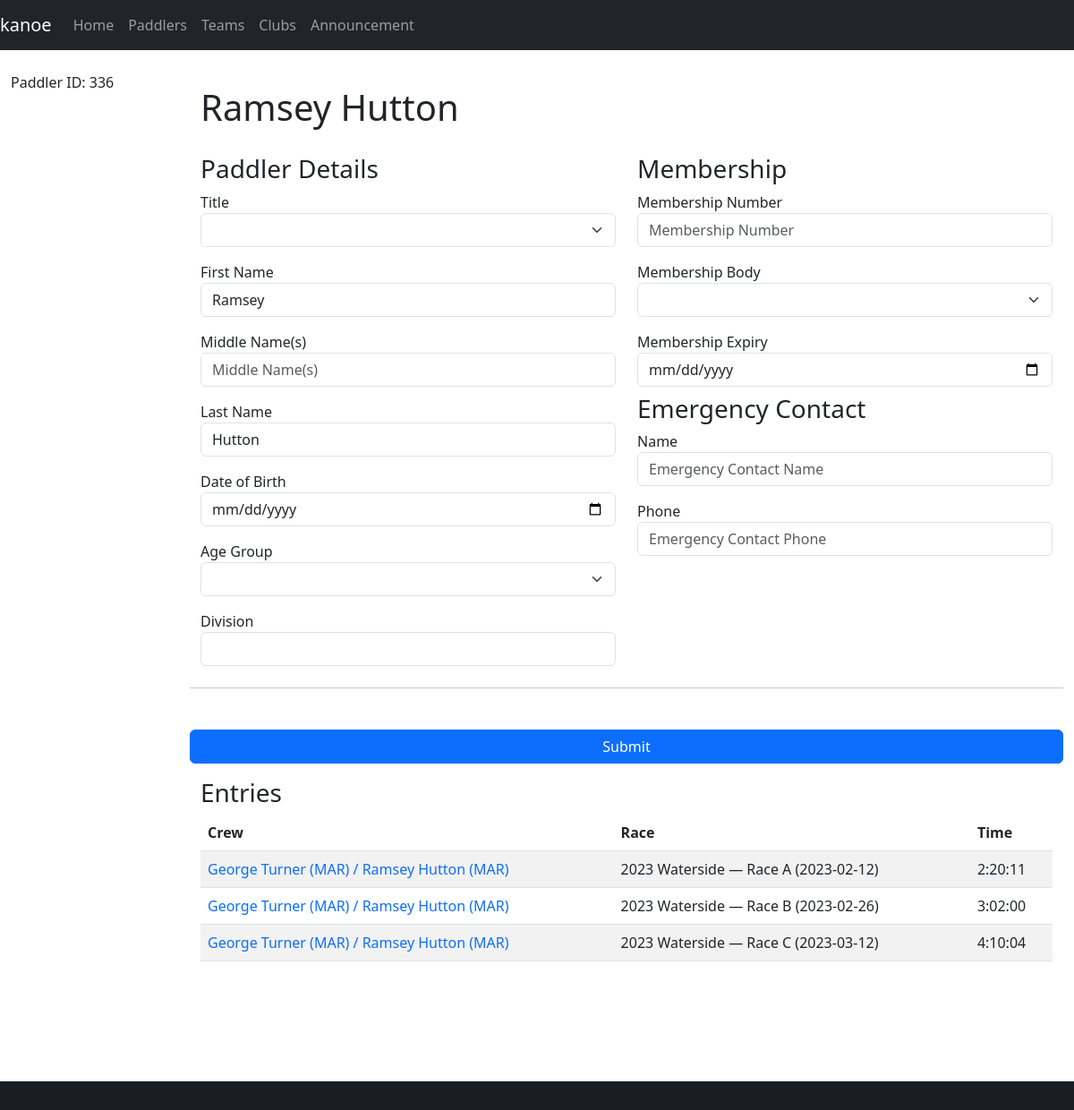
The page /paddler/336 (signed in) on the database as committed earlier.
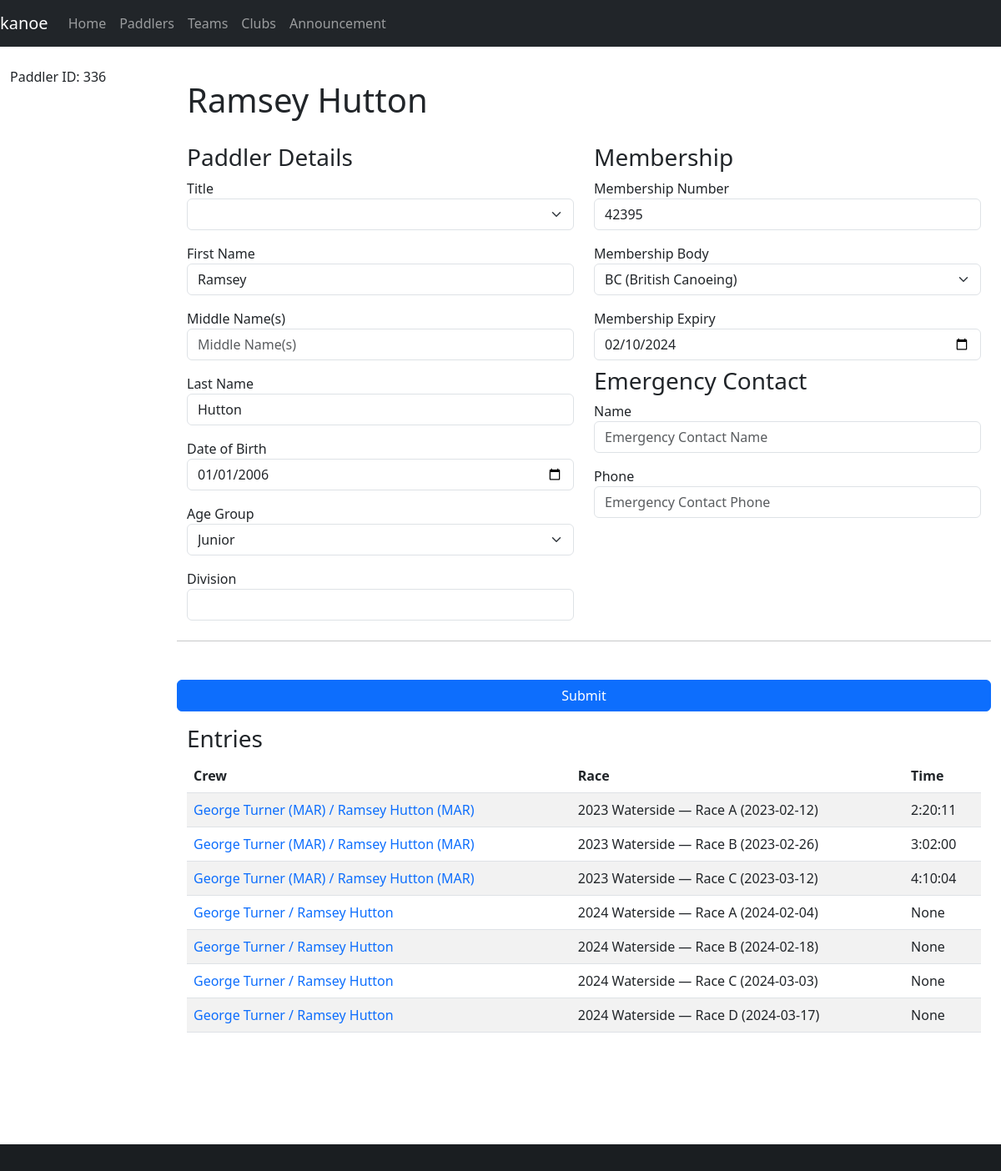
The same page on the database as committed later.
### database/database/crew.py (models this page shows)
class Crew(Base):
    __tablename__ = "crew"
    id = Column(Integer, primary_key=True)
    paddler_id = Column(Integer, ForeignKey(Paddler.id), index=True)
    club_id = Column(String(3), ForeignKey(Club.id), index=True)
    entry_id = Column(Integer, ForeignKey(Entry.id), index=True)
    team_id = Column(Integer, ForeignKey(Team.id), index=True)
    services = Column(Boolean, server_default=expression.false())
    due = Column(Numeric)
    paid = Column(Numeric)
    team = relationship(Team, backref="crews", lazy="joined")
    paddler = relationship(Paddler, backref="crews", lazy="joined")
    club = relationship("Club", backref="crews", lazy="joined")
    entry = relationship(Entry, lazy="joined", overlaps="crews")
    def __repr__(self):
        club_id = f"{self.club.id}" if self.club else "None"
        entry_id = f"{self.entry.id}" if self.entry else "None"
        return f"Crew(id={self.id}, name='{self.paddler.name}', club_id={club_id}, entry_id={entry_id})"
    def __str__(self):
        club = f" ({self.club.code})" if self.club else ""
        return f"{self.paddler.name}{club}"

### database/database/club.py (models this page shows, shortened)
class Club(Base):
    __tablename__ = "club"
    id = Column(Integer, primary_key=True)
    name = Column(String)
    code_regex = Column(String())
    services = Column(Boolean, server_default=expression.false())
    @property
    def code(self):
        return self.code_regex.split("|")[0]

### database/database/paddler.py (models this page shows, shortened)
class Paddler(Base):
    __tablename__ = "paddler"
    id = Column(Integer, primary_key=True)
    membership_number = Column(Integer)
    membership_expiry = Column(Date)
    membership_body_id = Column(Integer, ForeignKey(MembershipBody.id))
    division = Column(Integer)
    title = Column(String)
    first = Column(String)
    middle = Column(String)
    last = Column(String)
    suffix = Column(String)
    dob = Column(Date)
    address = Column(String)
    email = Column(String)
    phone = Column(String)
    emergency_name = Column(String)
    emergency_phone = Column(String)
    age_group_id = Column(Integer, ForeignKey(AgeGroup.id), index=True)
    age_group = relationship(AgeGroup, backref="paddlers", lazy="joined")
    membership_body = relationship(MembershipBody, backref="paddlers", lazy="joined")
    @hybrid_property
    def name(self):
        return combine_names(self.first, self.middle, self.last)
    def __repr__(self):
        return f"Paddler(id={self.id}, name='{self.name}', division={self.division or '?'})"

class MembershipBody(Base):
    __tablename__ = "membership_body"
    id = Column(Integer, primary_key=True)
    name = Column(String)
    acronym = Column(String)

### database/database/race.py (models this page shows, shortened)
class Race(Base):
    __tablename__ = "race"
    __table_args__ = (UniqueConstraint("name", "date", name="uq_race_name_date"),)
    id = Column(Integer, primary_key=True)
    name = Column(String, nullable=False)
    date = Column(Date, nullable=False)
    series_id = Column(Integer, ForeignKey(Series.id), index=True)
    time_min_start = Column(String)
    time_max_start = Column(String)
    time_min_finish = Column(String)
    time_max_finish = Column(String)
    time_adjustment = Column(Integer)
    series = relationship(Series, backref="races", lazy="joined")
    def __str__(self):
        return "%s (%s)" % (self.name, self.date)

### database/database/entry.py (models this page shows, shortened)
class Entry(Base):
    __tablename__ = "entry"
    id = Column(Integer, primary_key=True)
    race_id = Column(Integer, ForeignKey(Race.id), index=True)
    category_id = Column(Integer, ForeignKey(Category.id), index=True)
    boat_type = Column(boat_type, index=True)
    entry_number = Column(Integer)
    series_id = Column(Integer, ForeignKey(Series.id), index=True)
    time_start = Column(String)
    time_finish = Column(String)
    time_adjustment = Column(Integer)
    registered = Column(Boolean, default=False, nullable=False)
    retired = Column(Boolean, default=False, nullable=False)
    scratched = Column(Boolean, default=False, nullable=False)
    disqualified = Column(Boolean, default=False, nullable=False)
    note = Column(Text)
    category = relationship(Category, backref="entries", lazy="joined")
    race = relationship(Race, backref="entries", lazy="joined")
    race_number = relationship("Number", secondary="number_entry", uselist=False)
    crews = relationship("Crew", lazy="joined", order_by="Crew.paddler_id")
    def __str__(self):
        names = sorted([str(crew) for crew in self.crews])
        return " / ".join(names)
    @property
    def time(self):
        if self.time_start and self.time_finish:
            time_start = datetime.datetime.strptime(self.time_start, "%H:%M:%S")
            time_finish = datetime.datetime.strptime(self.time_finish, "%H:%M:%S")
            return (
                time_finish
                - time_start
                + datetime.timedelta(seconds=(self.time_adjustment or 0))
            )
        else:
            return None

### database/database/age_group.py (models this page shows, shortened)
class AgeGroup(Base):
    __tablename__ = "age_group"
    id = Column(Integer, primary_key=True)
    label = Column(String)

### paddle/views/paddler.py (the view, shortened to what this page needs)
@blueprint.route("/paddler/<paddler_id>", methods=("GET", "POST"))
@blueprint.route("/paddler/", defaults={"paddler_id": None}, methods=("GET", "POST"))
@login_required
def paddler(paddler_id):
    if paddler_id:
        paddler = session.get(db.Paddler, paddler_id)
    else:
        paddler = None
    age_groups = session.query(db.AgeGroup).all()
    membership_bodies = session.query(db.MembershipBody).all()
    if paddler:
        logging.debug(f"* {repr(paddler)}")
        logging.debug("  Crews:")
        for crew in paddler.crews:
            logging.debug(f"    - {repr(crew)}")
    return render_template(
        "paddler.j2",
        paddler=paddler,
        age_groups=age_groups,
        membership_bodies=membership_bodies,
    )

### database/database/paddler.py (called while the page is built)
def combine_names(first, middle, last):
    name = [first, middle, last]
    name = list(filter(lambda item: item is not None, name))
    name = " ".join(name)
    name = name.strip()
    return name

### paddle/__init__.py (called while the page is built)
def factory():
    app = Flask(__name__, static_url_path="")
    app.secret_key = b"8842f61bd2e13ad8285f57a551e2e6cb3521f38740ac0358e74077714eea0c82"
    app.config["TEMPLATES_AUTO_RELOAD"] = True
    app.config["SECRET_KEY"] = os.urandom(24).hex()
    Bootstrap5(app)
    login_manager = LoginManager()
    login_manager.init_app(app)
    @login_manager.user_loader
    def load_user(user_id):
        return session.query(db.User).get(user_id)
    app.config["LOGIN_DISABLED"] = True
    Bcrypt(app)
    app.register_blueprint(blueprint)
    @app.template_filter("timedelta_hours")
    def timedelta_hours(timedelta):
        seconds = timedelta.total_seconds()
        hours = seconds // 3600
        seconds -= hours * 3600
        minutes = seconds // 60
        seconds -= minutes * 60
        return "%02d:%02d:%02d" % (hours, minutes, seconds)
    return app

### paddle/templates/paddler.j2 (shortened to what the changed rows need)
{% extends "base-fluid.j2" %}
{% from "macros.j2" import find_value %}
{% block content %}
<h1>{% if paddler.name %}{{ paddler.name }}{% else %}New Paddler{% endif %}</h1>
<form method="post">
    <div class="row">
        <div class="col-sm-6">
            <div class="mb-3">
                <label for="first">First Name</label>
                <input type="text" class="form-control" id="first" name="first" placeholder="First Name"
                    value="{{ find_value(request.form['first'], paddler.first) }}">
            </div>
            <div class="mb-3">
                <label for="last">Last Name</label>
                <input type="text" class="form-control" id="last" name="last" placeholder="Last Name"
                    value="{{ find_value(request.form['last'], paddler.last) }}">
            </div>
            <div class="mb-3">
                <label for="dob">Date of Birth</label>
                <input id="dob" name="dob" class="form-control" type="date"
                    value="{{ find_value(request.form['dob'], paddler.dob) }}">
            </div>
            <div class="mb-3">
                <label>Age Group</label>
                <select class="form-select form-select" name="age_group_id">
                    <option value=""></option>
                    {% for age_group in age_groups %}
                    <option value="{{ age_group.id }}" {% if paddler.age_group_id==age_group.id %}selected{% endif %}>
                        {{ age_group.label }}
                    </option>
                    {% endfor %}
                </select>
            </div>
        </div>
        <div class="col-sm-6">
            <div class="mb-3">
                <label for="membership_number">Membership Number</label>
                <input type="text" class="form-control" id="membership_number" name="membership_number" placeholder="Membership Number"
                    value="{{ find_value(request.form['membership_number'], paddler.membership_number) }}">
            </div>
            <div class="mb-3">
                <label for="membership_body">Membership Body</label>
                <select class="form-select" class="form-control" name="membership_body_id">
                    <option value=""></option>
                    {% for membership_body in membership_bodies %}
                    <option {% if paddler.membership_body_id==membership_body.id %}selected {% endif %} value={{ membership_body.id }}>{{ membership_body.acronym }} ({{ membership_body.name }})</option>
                    {% endfor %}
                </select>
            </div>
            <div>
                <label for="bcu_expiry">Membership Expiry</label>
                <input type="date" class="form-control" id="membership_expiry" name="membership_expiry"
                    value="{{ find_value(request.form['membership_expiry'], paddler.membership_expiry) }}">
            </div>
        </div>
    </div>
</form>
<h3 class="mt-3">Entries</h3>
<table class="table table-striped">
    <thead>
        <tr>
            <th>Crew</th>
            <th>Race</th>
            <th>Time</th>
        </tr>
    </thead>
    <tbody>
    {% for crew in paddler.crews %}
        <tr>
            <td>
                <a href="{{ url_for('kanoe.entry', entry_id=crew.entry.id) }}">{{ crew.entry }}</a>
            </td>
            <td>
                {{ crew.entry.race }}
            </td>
            <td>
                {{ crew.entry.time }}
            </td>
        </tr>
    {% endfor %}
    </tbody>
</table>
{% endblock %}
{% block sidebar %}
{% include 'sidebar-paddler.j2' %}
{% endblock %}

### paddle/templates/sidebar-paddler.j2 (shortened to what this page needs)
{% if paddler %}
<p>Paddler ID: {{ paddler.id }}</p>
{% endif %}

Rows that differ between the two databases and show on the page:
changed Paddler "Ramsey Hutton": dob (not shown) → "01/01/2006"; age_group_id (not shown) → "Junior"; membership_number (not shown) → "42395"; membership_body_id (not shown) → "BC (British Canoeing)"; membership_expiry (not shown) → "02/10/2024"
added Crew: entry "George Turner / Ramsey Hutton", entry.race "2024 Waterside — Race A (2024-02-04)", entry.time "None"
added Crew: entry "George Turner / Ramsey Hutton", entry.race "2024 Waterside — Race B (2024-02-18)", entry.time "None"
added Crew: entry "George Turner / Ramsey Hutton", entry.race "2024 Waterside — Race C (2024-03-03)", entry.time "None"
added Crew: entry "George Turner / Ramsey Hutton", entry.race "2024 Waterside — Race D (2024-03-17)", entry.time "None"
